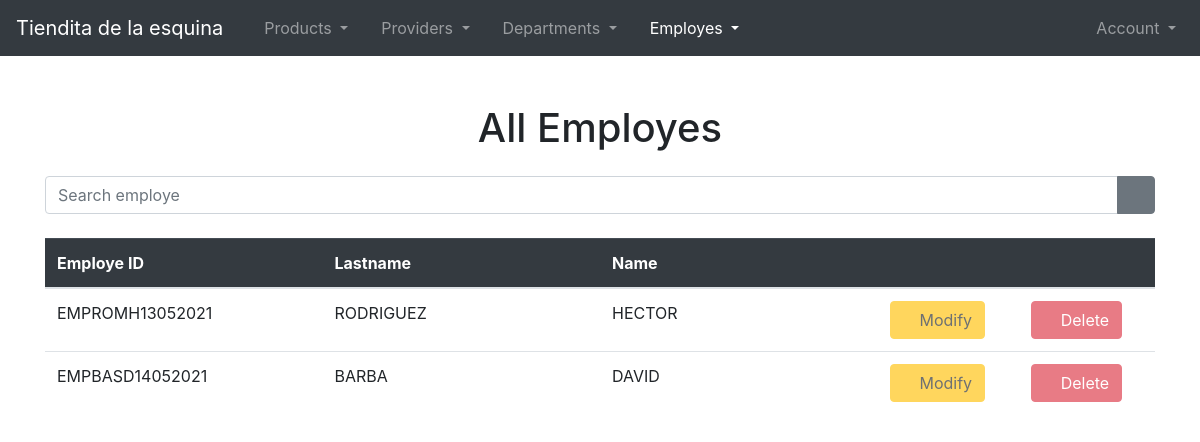
/show-all-employes/ (signed in), run on the app's committed database.
### Employes/models.py (models this page shows, shortened)
class Employe( models.Model ):
    firstname = models.CharField(
        max_length = 25,
        blank = False,
        null = False
    )
    secondname = models.CharField(
        max_length = 25,
    )
    lastname = models.CharField(
        max_length = 25,
        blank = False,
        null = False
    )
    secondlastname = models.CharField(
        max_length = 25,
        blank = False,
        null = False
    )
    idemploye = models.CharField(
        max_length = 20,
        blank = False,
        null = False
    )
    usr = models.OneToOneField(
        User,
        on_delete = models.CASCADE,
    )

### Employes/views.py (the view)
# urls.py: path('show-all-employes/', views.ShowAllEmployesListView.as_view() , name = 'showemployespage'),
class ShowAllEmployesListView( ListView ):
    template_name = 'showemployes.html'
    queryset = Employe.objects.all()
    def get_context_data(self, **kwargs):
        context =  super().get_context_data(**kwargs)
        context['titleOfPage'] = 'Show employes'
        context['nameOfApplication'] = NAME_OF_PROJECT
        return context

### project.py (called while the page is built)
def NAME_OF_PROJECT():
    return 'Tiendita de la esquina'

### Employes/templates/showemployes.html
{% extends 'shared/body.html' %}
{% block content %}
    <div class="col-12 mb-3">
        <center>
            <h1>All Employes</h1>
        </center>
    </div>
    <div class="col-12 mt-4 mt-sm-4 mt-md-0 mt-lg-0 mt-xl-0">
        <div class="row">
            <div class="col-12">
                <form action="{% url 'Employes:searchemploye' %}">
                    <div class="input-group mb-3">
                        <input name="emp" type="text" class="form-control" placeholder="Search employe">
                        <div class="input-group-append">
                            <button type="search" class="btn btn-secondary">
                                <i class="bi bi-search"></i>
                            </button>
                        </div>
                    </div>
                </form>
            </div>
        </div>
        <div class="row">
            <div class="col-12 mt-2">
                <div class="table-responsive">
                    <table class="table">
                        <thead class="table-dark">
                            <tr>
                                <th scope="col">Employe ID</th>
                                <th scope="col">Lastname</th>
                                <th scope="col">Name</th>
                                <th scope="col"></th>
                                <th scope="col"></th>
                            </tr>
                        </thead>
                        <tbody>
                            {% for prov in object_list %}
                                <tr class>
                                    <td class="col-3">{{ prov.idemploye }}</td>
                                    <td class="col-3">{{ prov.lastname }}</td>
                                    <td class="col-3">{{ prov.firstname }}</td>
                                    <td>
                                        <button class="btn btn-warning" disabled>
                                            <i class="bi bi-pencil"></i>
                                            Modify
                                        </button>
                                    </td>
                                    <td>
                                        <button class="btn btn-danger" disabled>
                                            <i class="bi bi-trash"></i>
                                            Delete
                                        </button>
                                    </td>
                                </tr>
                            {% endfor %}
                        </tbody>
                    </table>
                </div>
            </div>
        </div>
    </div>
{% endblock %}

### data on the page
Employe: idemploye "EMPROMH13052021", lastname "RODRIGUEZ", firstname "HECTOR"
Employe: idemploye "EMPBASD14052021", lastname "BARBA", firstname "DAVID"

### other printed values
{{ nameOfApplication }} "Tiendita de la esquina"
